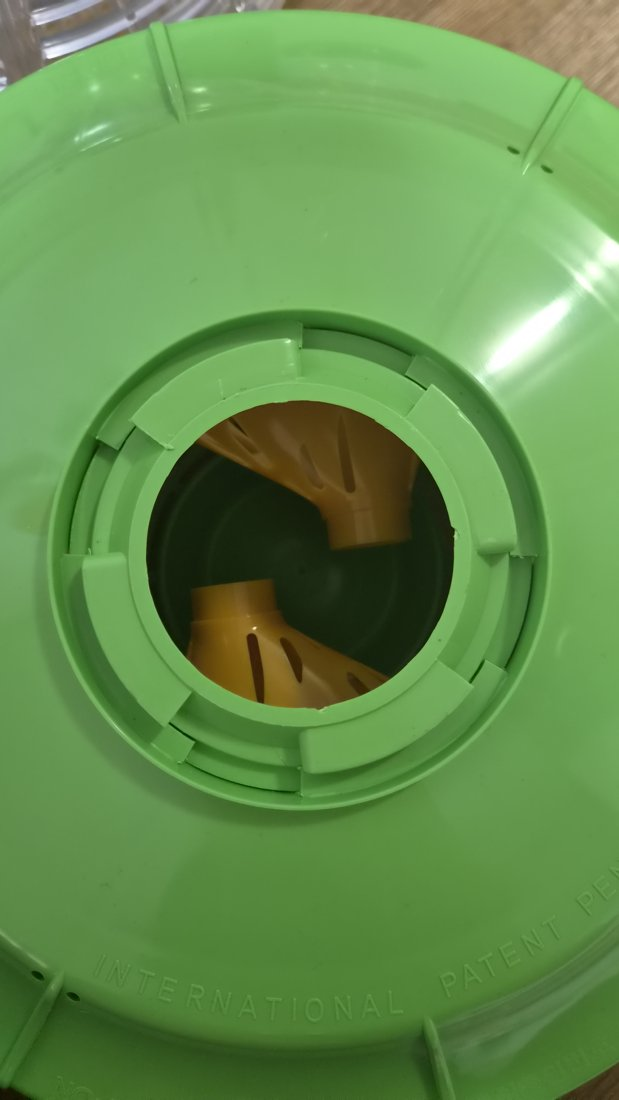
#> input picture design/img/실측사진/차양막_구멍_턱.jpg, 619 x 1100 px, found by its file name
$ python caliper_guide_sj.py out.png
#> lines starting #> are read from the running program, lines starting #| are printed output that depends on the picture
import matplotlib
matplotlib.use("Agg")
import matplotlib.pyplot as plt
from matplotlib.patches import Rectangle, Polygon, FancyBboxPatch
from PIL import Image
import numpy as np, sys
plt.rcParams.update({"font.family": "Noto Sans CJK JP", "axes.unicode_minus": False})
REPO = "/home/claude/-capstone-project-repo"
OUT = sys.argv[1]
RED, BLUE, ORG, GRN, GRY = "#C0392B", "#1F4E9A", "#D35400", "#2E7D32", "#555555"
BOX = dict(boxstyle="round,pad=0.25", fc="white", ec="none", alpha=0.92)

def darrow(ax, p1, p2, c=BLUE, lw=2.4):
    ax.annotate("", xy=p2, xytext=p1, arrowprops=dict(arrowstyle="<|-|>", color=c, lw=lw, mutation_scale=16, shrinkA=0, shrinkB=0))
def lead(ax, txt, xy, xyt, c=RED, fs=12.5, ha="center"):
    ax.annotate(txt, xy=xy, xytext=xyt, fontsize=fs, color=c, fontweight="bold", ha=ha, va="center",
                bbox=dict(boxstyle="round,pad=0.25", fc="white", ec=c, lw=1.2, alpha=0.95),
                arrowprops=dict(arrowstyle="-|>", color=c, lw=2.0, mutation_scale=14, shrinkA=2, shrinkB=2))
def lab(ax, xy, txt, c=BLUE, fs=12.5, ha="center"):
    ax.text(*xy, txt, fontsize=fs, color=c, fontweight="bold", ha=ha, va="center",
            bbox=dict(boxstyle="round,pad=0.25", fc="white", ec=c, lw=1.2, alpha=0.95))

# ===================== 1쪽: 트랩 결합부 =====================
fig = plt.figure(figsize=(12, 19.5), dpi=150)
fig.text(0.03, 0.985, "상용 트랩 결합부 — 캘리퍼스로 잴 곳", fontsize=22, fontweight="bold", va="top")
fig.text(0.03, 0.968, "모듈이 끼워지는 곳은 ‘차양막 가운데 구멍 둘레’와 ‘포획통 바닥 테두리’ 두 군데뿐이다. 줄자 값(±1~2 mm)을 0.1 mm로 다시 재고, 빈 칸(높이·홈·걸쇠)을 채운다.",
         fontsize=11.5, color=GRY, va="top", wrap=True)

# A. 차양막 (위에서)
axA = fig.add_axes([0.02, 0.548, 0.47, 0.40])
im = Image.open(f"{REPO}/design/img/실측사진/차양막_구멍_턱.jpg").crop((0, 150, 619, 1000))
axA.imshow(im, extent=(0, 619, 1000, 150)); axA.set_xlim(0, 619); axA.set_ylim(1000, 150); axA.axis("off")
axA.set_title("A. 차양막 가운데 구멍 (위에서 본 모습)", fontsize=14, fontweight="bold", loc="left")
darrow(axA, (150, 552), (450, 552))
lab(axA, (300, 600), "D1 구멍 안지름\n(안쪽 조)")
for x in (50, 550):
    axA.plot([x, x], [552, 905], color=BLUE, lw=1.2, ls="--")
darrow(axA, (50, 895), (550, 895))
lab(axA, (300, 935), "D2 바깥 고리의 바깥지름 (바깥 조)")
lead(axA, "a 토막 길이\n(토막 4개 각각)", (100, 630), (150, 770))
lead(axA, "b 토막 사이 틈 폭", (300, 338), (300, 215))
lead(axA, "c 홈 폭\n(토막~바깥 고리)", (75, 520), (95, 300), c=ORG)
lead(axA, "D2i 바깥 고리 안지름\n+ 고리 두께 t", (540, 640), (480, 790), c=BLUE)

# B. 포획통 바닥 (뒤집어서)
axB = fig.add_axes([0.51, 0.548, 0.47, 0.40])
im = Image.open(f"{REPO}/design/img/실측사진/포획통_바닥.jpg").crop((0, 200, 619, 1050))
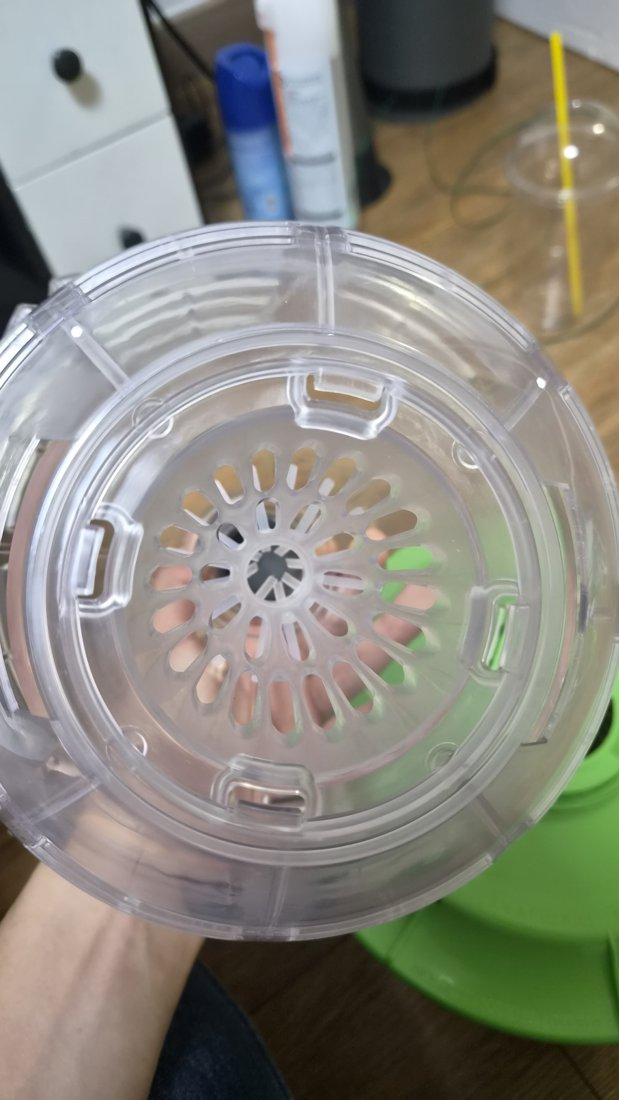
#> input picture design/img/실측사진/포획통_바닥.jpg, 619 x 1100 px, found by its file name
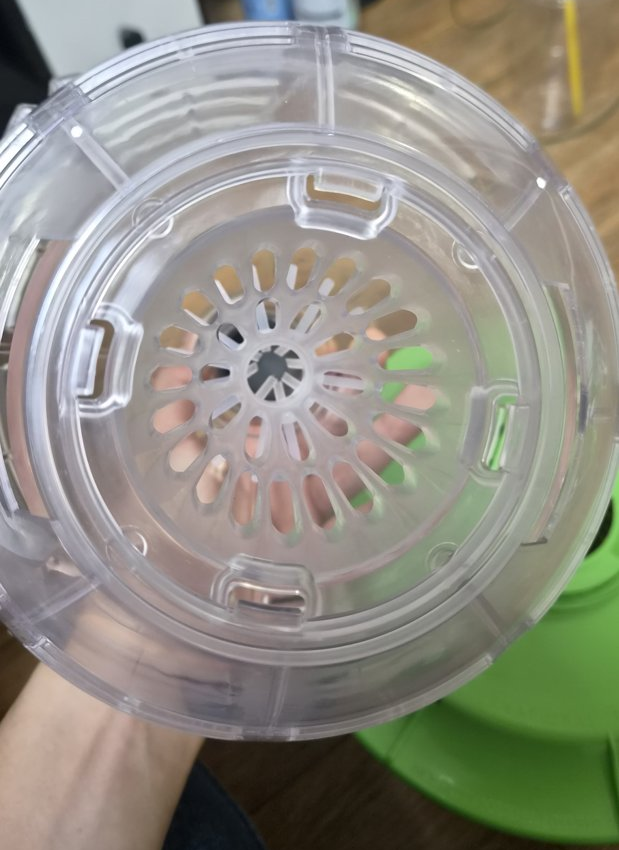
#> im: PIL image 619x850 RGB; mean R, G, B 145.4, 143.9, 132.9
axB.imshow(im, extent=(0, 619, 1050, 200)); axB.set_xlim(0, 619); axB.set_ylim(1050, 200); axB.axis("off")
axB.set_title("B. 포획통 바닥 테두리 (뒤집어서 본 모습)", fontsize=14, fontweight="bold", loc="left")
for xy in [(345, 402), (105, 557), (485, 628), (268, 783)]:
    axB.plot(*xy, "o", ms=26, mfc="none", mec=RED, mew=2.5)
lead(axB, "e 걸쇠 4개: 폭 w · 튀어나온 길이 p\n· 테두리 끝에서 걸쇠까지 높이 k", (345, 380), (330, 265))
lead(axB, "D3 테두리 벽 지름\n(안쪽 벽 · 홈 안 · 홈 바깥)\n줄자 67 / 83 / 94", (40, 700), (150, 960), c=BLUE)
lead(axB, "g 홈 깊이 (깊이 막대)", (560, 470), (480, 330), c=ORG)

# C. 반단면 개념도
axC = fig.add_axes([0.04, 0.325, 0.92, 0.19])
axC.set_title("C. 옆에서 자른 모습 (개념도 — 사진 A의 반지름 비율로 그림, 높이는 모르는 값)", fontsize=14, fontweight="bold", loc="left")
axC.set_aspect("equal"); axC.axis("off")
g = "#9CCB7A"; ge = "#4E7A35"
# 차양막 판
axC.add_patch(Rectangle((20, -3), 32, 3, fc=g, ec=ge))
# 안쪽 턱 (collar) r 27.5~31
axC.add_patch(Rectangle((27.5, 0), 3.5, 7, fc=g, ec=ge))
# 토막 r 31~39.5
axC.add_patch(Polygon([(31, 0), (39.5, 0), (39.5, 5), (37.5, 5), (37.5, 6.5), (31, 6.5)], fc=g, ec=ge))
# 바깥 고리 r 41.5~45
axC.add_patch(Rectangle((41.5, 0), 3.5, 9, fc=g, ec=ge))
axC.plot([20, 52], [0, 0], color=ge, lw=0.8)
axC.text(21, -6, "차양막 판", fontsize=11, color=ge)
axC.text(26.0, 9.2, "안쪽 턱", fontsize=10.5, color=ge, ha="center")
axC.text(35.2, 9.2, "토막", fontsize=10.5, color=ge, ha="center")
axC.text(43.2, 11.2, "바깥 고리", fontsize=10.5, color=ge, ha="center")
# 중심선
axC.plot([20, 20], [-4, 14], color=GRY, lw=1, ls="-.")
axC.text(20.3, 13.5, "← 구멍 가운데 쪽", fontsize=10, color=GRY, va="center")
# 치수
darrow(axC, (25.5, 0), (25.5, 7), c=ORG, lw=1.8); axC.text(24.9, 3.5, "h1", fontsize=12, color=ORG, ha="right", va="center", fontweight="bold")
darrow(axC, (32.2, 0.2), (32.2, 6.5), c=ORG, lw=1.8); axC.text(32.7, 3.3, "h2", fontsize=12, color=ORG, ha="left", va="center", fontweight="bold")
darrow(axC, (47, 0), (47, 9), c=ORG, lw=1.8); axC.text(47.5, 4.5, "h3", fontsize=12, color=ORG, ha="left", va="center", fontweight="bold")
darrow(axC, (39.5, 2.5), (41.5, 2.5), c=ORG, lw=1.5); axC.text(40.5, 1.0, "c", fontsize=12, color=ORG, ha="center", fontweight="bold")
darrow(axC, (41.5, 10.2), (45, 10.2), c=BLUE, lw=1.5); axC.text(45.6, 10.2, "t", fontsize=12, color=BLUE, va="center", fontweight="bold")
axC.annotate("토막 끝 계단 높이 (있으면)", xy=(38.5, 5.6), xytext=(36, 15.5), fontsize=10.5, color=RED, ha="center",
             arrowprops=dict(arrowstyle="-|>", color=RED, lw=1.4))
# 포획통 바닥 (오른쪽, 뒤집힌 테두리)
ox = 58
pe = "#7FA7C9"; pf = "#DDEAF5"
axC.add_patch(Rectangle((ox, 12), 32, 2.5, fc=pf, ec=pe))           # 바닥판
axC.add_patch(Rectangle((ox + 13.5, 2), 2.0, 10, fc=pf, ec=pe))     # 안쪽 벽 (r 33.5)
axC.add_patch(Rectangle((ox + 21.5, 0), 1.6, 12, fc=pf, ec=pe))     # 홈 안 벽 (r 41.5)
axC.add_patch(Rectangle((ox + 27.0, 0), 1.6, 12, fc=pf, ec=pe))     # 홈 바깥 벽 (r 47)
axC.add_patch(Rectangle((ox + 15.5, 3), 3.0, 1.6, fc="#F6C9C2", ec=RED))  # 걸쇠
axC.plot([ox, ox], [-1, 16], color=GRY, lw=1, ls="-.")
axC.text(ox + 0.3, 16.5, "← 포획통 가운데 쪽 (뒤집어서 테두리가 아래로)", fontsize=10, color=GRY, va="center")
axC.text(ox + 1, 10.2, "포획통 바닥판", fontsize=10.5, color=pe)
darrow(axC, (ox + 23.1, 0.3), (ox + 23.1, 12), c=ORG, lw=1.6); axC.text(ox + 25.2, 6, "g", fontsize=12, color=ORG, ha="center", va="center", fontweight="bold")
darrow(axC, (ox + 15.5, 1.6), (ox + 18.5, 1.6), c=RED, lw=1.4); axC.text(ox + 17, 0.3, "p", fontsize=12, color=RED, ha="center", fontweight="bold")
darrow(axC, (ox + 19.6, 2), (ox + 19.6, 4.6), c=RED, lw=1.4); axC.text(ox + 20.4, 3.3, "k", fontsize=12, color=RED, va="center", fontweight="bold")
axC.text(ox + 13.5, -2.2, "D3 = 벽마다 안·바깥 지름", fontsize=10.5, color=BLUE)
axC.set_xlim(17, 95); axC.set_ylim(-8, 18)

# D. 기록표
axD = fig.add_axes([0.03, 0.02, 0.94, 0.27]); axD.axis("off")
axD.set_title("D. 기록표 — 지름은 방향을 바꿔 3번, 높이는 2번", fontsize=14, fontweight="bold", loc="left")
rows = [
    ["D1", "차양막 구멍 안지름", "안쪽 조", "55", ""],
    ["D2", "바깥 고리 바깥지름", "바깥 조", "90", ""],
    ["D2i · t", "바깥 고리 안지름 · 고리 두께", "안쪽 조 · 바깥 조", "(사진 어림 약 83)", ""],
    ["a · b", "토막 길이(끝~끝 직선) · 토막 사이 틈 (4곳)", "바깥 조 · 안쪽 조", "—", ""],
    ["c", "토막과 바깥 고리 사이 홈 폭", "안쪽 조 끝", "—", ""],
    ["h1 · h2 · h3", "판 윗면 → 안쪽 턱 · 토막 · 바깥 고리 꼭대기", "깊이 막대", "—", ""],
    ["D3", "포획통 바닥 벽 지름 (안쪽 벽 · 홈 안 · 홈 바깥)", "안쪽 조 · 바깥 조", "67 / 83 / 94", ""],
    ["g", "포획통 홈 깊이 (테두리 끝 → 홈 바닥)", "깊이 막대", "—", ""],
    ["w · p · k", "걸쇠 폭 · 튀어나온 길이 · 테두리 끝에서 높이", "바깥 조 · 깊이 막대", "—", ""],
    ["D4 · D5", "실리콘 포획술 구멍 · 노란 깔때기 좁은 끝 (2쪽)", "안쪽 조", "5 / 19", ""],
]
tb = axD.table(cellText=rows, colLabels=["기호", "어디", "캘리퍼스", "줄자 값 (mm)", "캘리퍼스 값 (mm)"],
               colWidths=[0.11, 0.42, 0.16, 0.15, 0.16], loc="upper left", cellLoc="left")
tb.auto_set_font_size(False); tb.set_fontsize(11.5); tb.scale(1, 1.75)
for (r, c), cell in tb.get_celld().items():
    cell.set_edgecolor("#C8C8C8")
    if r == 0:
        cell.set_facecolor("#3A332B"); cell.get_text().set_color("white"); cell.get_text().set_fontweight("bold")
    elif c == 4:
        cell.set_facecolor("#FBEFD3")
fig.savefig(f"{OUT}/2026-11-02_캘리퍼스_측정위치_1_트랩결합부_승준.png", dpi=150, facecolor="white", bbox_inches="tight", pad_inches=0.25)
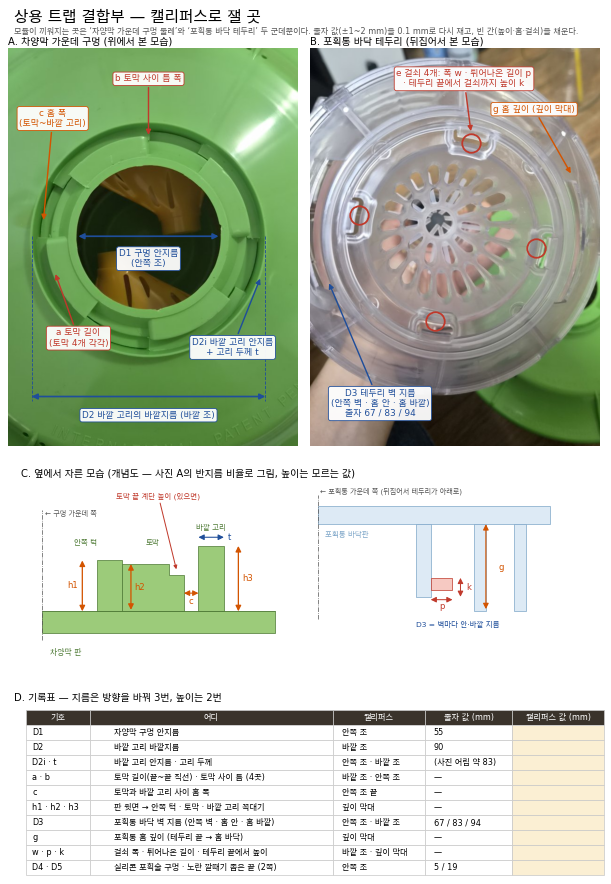
#> figure drawn by matplotlib, 3 panels
plt.close(fig)

# ===================== 2쪽: 캘리퍼스 쓰는 법 · 마커 · D4/D5 =====================
fig = plt.figure(figsize=(12, 19), dpi=150)
fig.text(0.03, 0.985, "캘리퍼스 쓰는 법 · 마커 · 통로 구멍", fontsize=22, fontweight="bold", va="top")

# E. 캘리퍼스
axE = fig.add_axes([0.03, 0.70, 0.94, 0.235]); axE.set_aspect("equal"); axE.axis("off")
axE.set_title("E. 어느 부분으로 재나", fontsize=14, fontweight="bold", loc="left")
st = "#B8BEC6"; se = "#5A6370"
axE.add_patch(Rectangle((0, 0), 150, 8, fc=st, ec=se))                     # 본척
axE.add_patch(Polygon([(0, 0), (8, 0), (8, -22), (4, -26), (0, -22)], fc=st, ec=se))    # 고정 바깥 조
axE.add_patch(Polygon([(2, 8), (7, 8), (7, 16), (4, 19), (2, 16)], fc=st, ec=se))       # 고정 안쪽 조
axE.add_patch(Rectangle((40, -3), 34, 14, fc="#D7DCE2", ec=se))             # 슬라이더
axE.add_patch(Polygon([(40, -3), (48, -3), (48, -22), (44, -26), (40, -22)], fc="#D7DCE2", ec=se))
axE.add_patch(Polygon([(41, 11), (46, 11), (46, 16), (43, 19), (41, 16)], fc="#D7DCE2", ec=se))
axE.add_patch(Rectangle((52, 0), 18, 7, fc="#2F3A45", ec=se)); axE.text(61, 3.5, "12.34", color="#9EF0A0", fontsize=11, ha="center", va="center", family="monospace")
axE.add_patch(Rectangle((150, 3.2), 22, 1.6, fc=st, ec=se))                 # 깊이 막대
axE.text(61, 9.0, "ZERO", fontsize=8, ha="center", color=se)
lead(axE, "바깥 조 (아래 큰 조) — 바깥지름·두께\n(D2, t, 토막 길이, 걸쇠 폭)", (44, -21), (30, -40), c=BLUE, fs=11.5)
lead(axE, "안쪽 조 (위 작은 조) — 구멍 안지름\n(D1, D2i, D4, D5, 틈·홈 폭)", (44, 18), (100, 27), c=BLUE, fs=11.5)
lead(axE, "깊이 막대 — 높이·깊이\n(h1~h3, g, k)", (170, 4), (160, -22), c=ORG, fs=11.5)
lead(axE, "재기 전 조를 닫고 ZERO", (61, 8.5), (110, -38), c=GRN, fs=11.5)
axE.set_xlim(-8, 185); axE.set_ylim(-48, 34)

# F. 마커
axF = fig.add_axes([0.03, 0.43, 0.94, 0.26]); axF.set_aspect("equal"); axF.axis("off")
axF.set_title("F. 샤피 크리에이티브 마커 (펜 홀더 조임 띠 · 캡 컵 크기용, D6 ‘잠정’ 값)", fontsize=14, fontweight="bold", loc="left")
yb = "#F2D35B"; ye = "#8A7420"
# 몸통: 끝(오른쪽) → 팁
axF.add_patch(Rectangle((0, -6), 95, 12, fc="#EEEEEE", ec="#777777"))       # 몸통
axF.add_patch(Rectangle((95, -7.5), 25, 15, fc=yb, ec=ye))                  # 굵은 그립부
axF.add_patch(Polygon([(120, -7.5), (130, -4), (130, 4), (120, 7.5)], fc=yb, ec=ye))  # 앞 원뿔
axF.add_patch(Rectangle((130, -1.8), 6, 3.6, fc="#FFF2A8", ec=ye))           # 팁
axF.add_patch(Polygon([(136, -1.8), (138, -1.0), (138, 1.0), (136, 1.8)], fc="#FFF2A8", ec=ye))
darrow(axF, (0, -14), (138, -14), c=GRY, lw=1.6); axF.text(69, -17.5, "L 전체 길이 (캡 뺀 것)", fontsize=11.5, color=GRY, ha="center", fontweight="bold")
darrow(axF, (60, -6), (60, 6), c=BLUE, lw=1.6); axF.text(58, 0, "d_b 몸통 지름", fontsize=11.5, color=BLUE, ha="right", va="center", fontweight="bold")
darrow(axF, (107, -7.5), (107, 7.5), c=RED, lw=1.8); axF.text(107, 11, "d_g 그립 지름 (홀더가 무는 곳)\n+ d_max 가장 굵은 곳", fontsize=11.5, color=RED, ha="center", fontweight="bold")
darrow(axF, (138, 10), (107, 10), c=RED, lw=1.2)
axF.text(124, 20, "x: 팁 끝 → 가장 굵은 곳 거리", fontsize=11, color=RED, ha="center")
darrow(axF, (133, -3.5), (133, 3.5), c=ORG, lw=1.4)
axF.annotate("d_tip 팁 지름 · l_tip 팁 나온 길이", xy=(136, -2), xytext=(140, -26), fontsize=11.5, color=ORG, ha="center", fontweight="bold",
             arrowprops=dict(arrowstyle="-|>", color=ORG, lw=1.4))
axF.text(0, 20, "캡도: 캡 바깥지름·안쪽 깊이 (캡 컵 참고)", fontsize=11, color=GRY)
axF.set_xlim(-8, 165); axF.set_ylim(-32, 26)
fig.text(0.05, 0.445, "지금 값: 그립 14.7 · 최대 18.9 mm (판매처 사양). 그림의 모양은 개념도 — 굵은 곳 위치는 실물로 확인", fontsize=11, color=GRY)

# G. D4 D5 (서현 실측위치 그림에서 잘라 씀)
src = Image.open(f"{REPO}/design/img/상용트랩_실측위치.jpg")
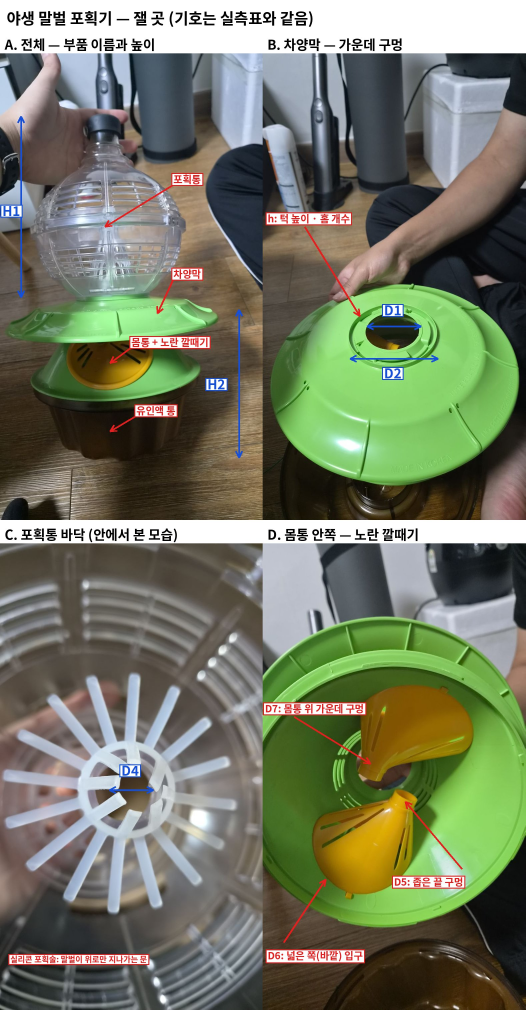
#> input picture design/img/상용트랩_실측위치.jpg, 1576 x 3030 px, found by its file name (shown at 1/3 size)
#> src is the input picture: PIL image 1576x3030 RGB; mean R, G, B 114.9, 120.9, 99.2
W, H = src.size
#> W = 1576; H = 3030
c1 = src.crop((0, int(H * 0.548), W // 2, H)); c2 = src.crop((W // 2, int(H * 0.548), W, H))
#> after `c1 = src.crop((0, int(H * 0.548), W // 2, H))`:
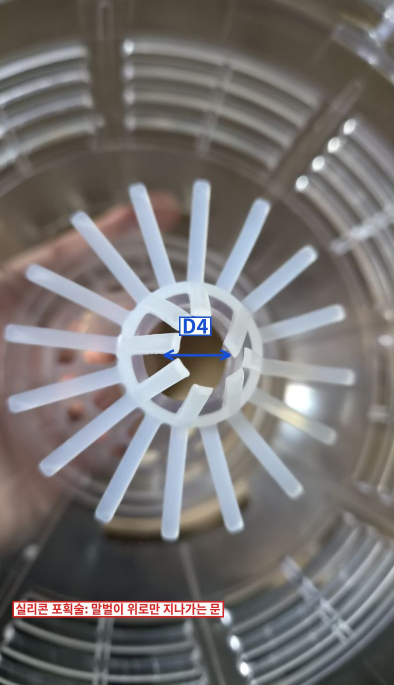
#> c1: PIL image 788x1370 RGB (shown at 1/2 size); mean R, G, B 117, 113.9, 112.6
#> after `c2 = src.crop((W // 2, int(H * 0.548), W, H))`:
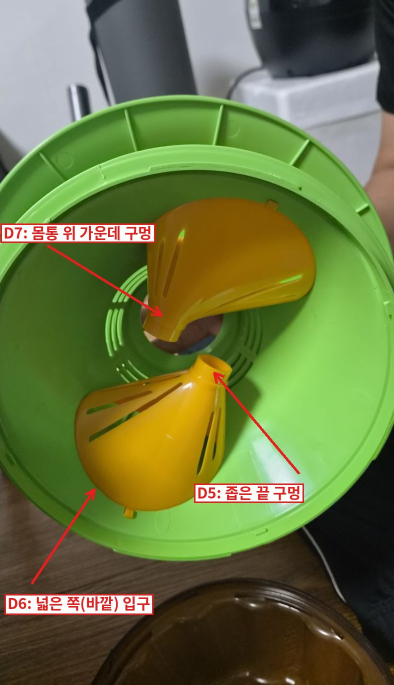
#> c2: PIL image 788x1370 RGB (shown at 1/2 size); mean R, G, B 104.4, 116, 63.1
axG1 = fig.add_axes([0.03, 0.02, 0.45, 0.37]); axG1.imshow(c1); axG1.axis("off")
axG1.set_title("G. D4 실리콘 포획술 구멍 — 손대지 않은 채\n안쪽 조를 살짝 (벌어지면 값이 커짐)", fontsize=12.5, fontweight="bold", loc="left")
axG2 = fig.add_axes([0.52, 0.02, 0.45, 0.37]); axG2.imshow(c2); axG2.axis("off")
axG2.set_title("H. D5 노란 깔때기 좁은 끝 안지름 — 안쪽 조\n(말벌이 실제로 지나가는 크기)", fontsize=12.5, fontweight="bold", loc="left")
fig.savefig(f"{OUT}/2026-11-02_캘리퍼스_측정위치_2_마커_통로_승준.png", dpi=150, facecolor="white", bbox_inches="tight", pad_inches=0.25)
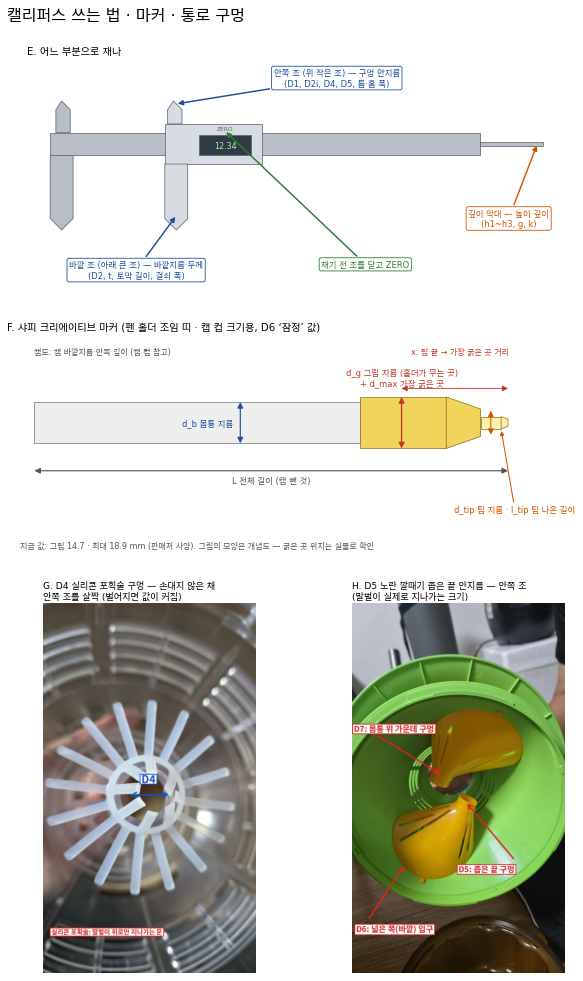
#> figure drawn by matplotlib, 4 panels
print("ok")
